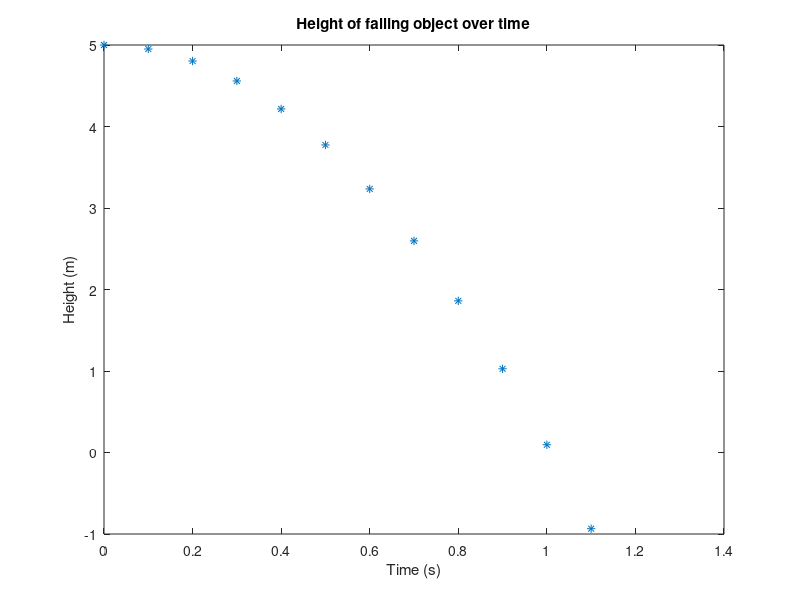

The MATLAB source for this figure:
% Shelley Wei
% ENGR 130
% Lecture 6 Falling Example
% 10/3/23

%% Fixing "Roommate's" Code
clear;
clc;
close all;

% given
g = 9.81;
t = 0;

% ask user for initial height value
y_0 = input('What is the initial height in meters?\n');
currY = y_0;

times = 0; % initialize time vector

% determine vertical position values
% y_vals = y_O - 0.5*g*t^2;
y_vals = 0; % initialize height vector

i = 1; % initialize index for loop

% calculate position values until it reaches the ground
% while(y ~= 0)
while (currY >= 0)
    % y_vals = y_0 - 0.5*g*t^2;
    y_vals(i) = y_0 - 0.5*g*t^2;

    currY = y_vals(i); % re-initializing current Y value
    times(i) = t; % store time values in vector

    % t = t + 1;
    t = t + 0.1; % increment time by 0.1s
    i = i + 1; % increment index
end

% plot the data
plot(times, y_vals, "*");
xlabel("Time (s)");
ylabel("Height (m)");
title("Height of falling object over time");